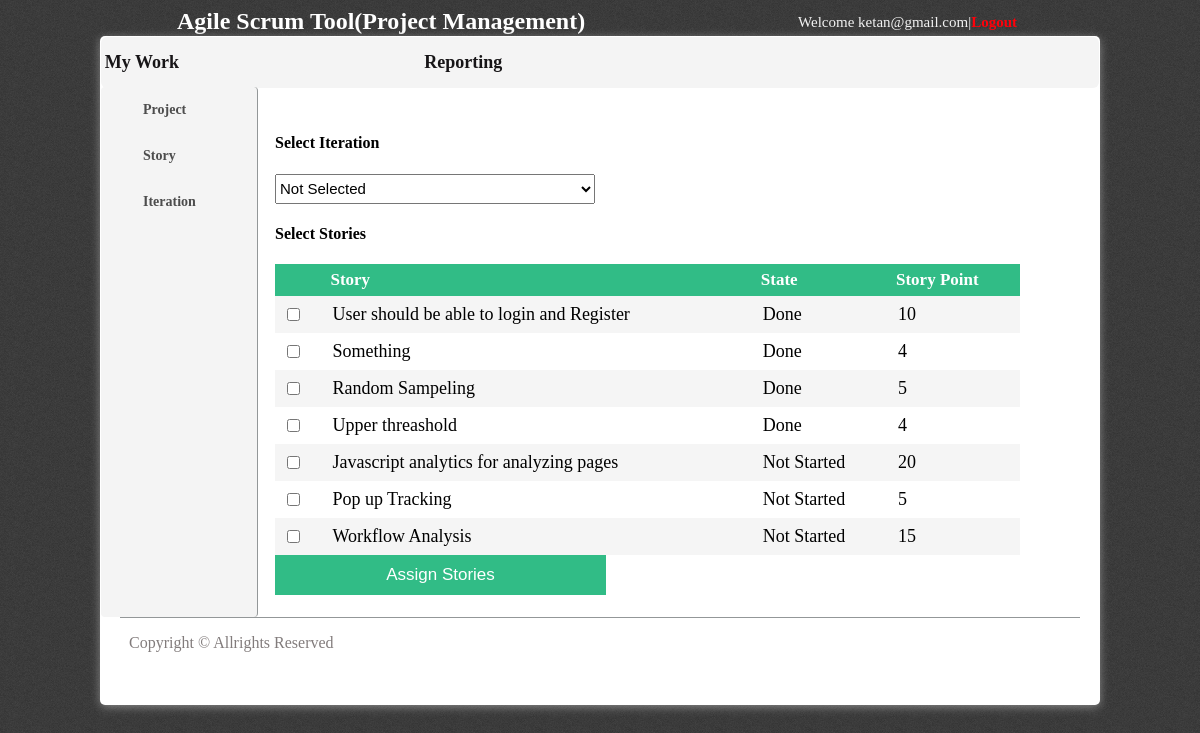
The page /assign_stories.php?project_id=6 (signed in) on the database its author committed.
### tables this page shows
CREATE TABLE IF NOT EXISTS `story` (
  `story_id` int(11) NOT NULL AUTO_INCREMENT,
  `user_id` int(11) DEFAULT NULL,
  `project_id` int(11) DEFAULT NULL,
  `project` text,
  `name` text,
  `state` text,
  `hours` text,
  `story_point` int(11) DEFAULT NULL,
  `end_date_time` datetime NOT NULL,
  `start_date_time` datetime NOT NULL,
  PRIMARY KEY (`story_id`)
);

### assign_stories.php (the view, shortened to what this page needs)
<?php
	$project_id = $_REQUEST['project_id'];
	$sql = "select * from story where project_id='$project_id';";
	$res = mysql_query($sql)
		or die("can not execute query");
?>
<html>
	<head>
		<link rel="stylesheet" type="text/css" href="style/styledrop.css">
		<link rel="stylesheet" type="text/css" href="style/style.css">
	</head>
	<body>
		<div class="title">
			<font color="#ffffff" size="5px"> <b> Agile Scrum Tool(Project Management) </b> </font>
		</div>
		<div class = "right"> Welcome <?php echo $_SESSION['name']?>|<a href = "logout.php">Logout</a></div>
		<div class="bgbackground">
			<div class="wrapper border_class">
				<div class="menu">
					<ul class="type">
						<li ><a href="#"><b>  My Work </b></a></li>
						<li><a href="#"><b>Reporting</b></a></li>
					</ul>
				</div>
			</div>
		<?php include "includes/menu_left.php";  ?>
		<div class="listproject">
			<form method="post" action="assign_stories_check.php">
				<h4> Select Iteration </h4>
				<select name="iteration" id="comboproject">
					<option value="">Not Selected</option>
				</select>
				<h4> Select Stories </h4>
				<table border="0" cellpadding="5" cellspacing="8" class="pro_list_table">
					<tr>
						<th></th>
						<th>Story</th>
						<th>State</th>
						<th>Story Point</th>
					</tr>
					<?php if(mysql_num_rows($res) > 0){ ?>
						<?php
							while($out = mysql_fetch_row($res))
							{
								$story_id = $out[0];
								$story = $out[4];
								$state = $out[5];
								$story_point = $out[6];
						?>
						<tr>
							<td>
								<input type="checkbox" name="txtCheckBox[]" value="<?php echo $story_id; ?>" />
							</td>
							<td> <?php echo $story; ?> </td>
							<td> <?php echo $state; ?> </td>
							<td> <?php echo $story_point; ?> </td>
						</tr>
						<?php }?>
							<?php
						} ?>
				</table>
				<input type="submit" value="Assign Stories" class="button_design" />
			</form>
		</div>
<div class="footer">
				<p>Copyright &copy; Allrights Reserved</p>
			</div>
</div>
	</body>
</html>

### style/styledrop.css (style rules this page uses)
body { background-image: url("../img/bg-header.png"); background-repeat: repeat; }
.title { margin: 0px 0px 10px 169px; }
.bgbackground { background-image: url("../img/article_bg.png"); background-repeat: repeat; margin: 200px 0px 0px 0px; min-height: 80%; width: 960px; background: #FFF; box-shadow: 0px 2px 10px #000000; border-radius: 5px; padding: 20px; margin: auto; position: relative; clear: both; }
.footer { height: 60px; border-top-width: 60px; border-top-style: solid; margin: 100px 1px 0px 6px; text-align: left; padding-left: 9px; clear: both; }
.right { margin: -31px 175px 5px -36px; color: #F2F2F2; font-size: 15; text-align: right; }
.right a { text-decoration: none; color: #ff000a; font-weight: bold; }
.menu { background-color: #F4F4F4; margin: -44px -19px 24px -19px; border-radius: 6px; }
.menu ul { text-align: center; font-size: 25px; }
.menu ul li { list-style-type: none; text-indent: 21px; display:inline; }
.menu ul li a { margin: 0px 421px 0px -233px; padding:15px; display:inline-block; color: #171517; text-decoration: none; font-size: 18px; }
.footer { color: #827c7c; border-top-width: 1px; border-top-style: solid; border-top-color: #939798; margin: 0px 2px -4px -18px; }
.listproject { float: left; margin-left: 20px; width: 80%; }
.pro_list_table { width:97%; border-collapse:collapse; }
.pro_list_table th { font-size: 17px; padding:6px; margin:0px; color:#ffffff; background:#31bc86; text-align: left; }
.pro_list_table td { padding :8px; text-align:left; font-size: 18px; }
.pro_list_table tr:nth-child(even) { background:#f5f5f5; }
.pro_list_table tr:nth-child(odd) { background:#ffffff; }
#comboproject { width: 320px; height: 30px; font-size: 15px; }

### style/style.css (style rules this page uses)
body { background-image: url("../img/bg-header.png"); background-repeat: repeat; }
.title { margin: 0px 0px 10px 169px; }
.bgbackground { background-image: url("../img/article_bg.png"); background-repeat: repeat; margin: 200px 0px 0px 0px; width: 960px; background: #FFF; box-shadow: 0px 2px 10px #888888; border-radius: 5px; padding: 20px; margin: auto; position: relative; clear: both; }
.button_design { background-color: #31bc86; height: 40px; width: 331px; border: 0px; color: #ffffff; font-size: 17px; cursor: pointer; }
.footer { color: #827c7c; border-top-width: 1px; border-top-style: solid; border-top-color: #939798; margin: 151px 0px 7px 0px; }

### rows shown on the page
story: name "User should be able to login and Register", state "Done", hours "10"
story: name "Something", state "Done", hours "4"
story: name "Random Sampeling", state "Done", hours "5"
story: name "Upper threashold", state "Done", hours "4"
story: name "Javascript analytics for analyzing pages", state "Not Started", hours "20"
story: name "Pop up Tracking", state "Not Started", hours "5"
story: name "Workflow Analysis", state "Not Started", hours "15"

### other values the page prints
$_SESSION['name'] "ketan@gmail.com"
